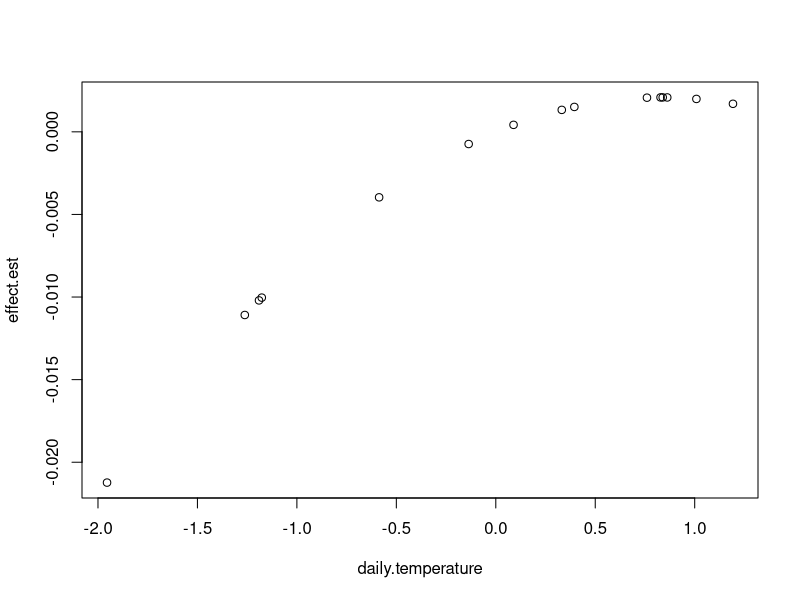
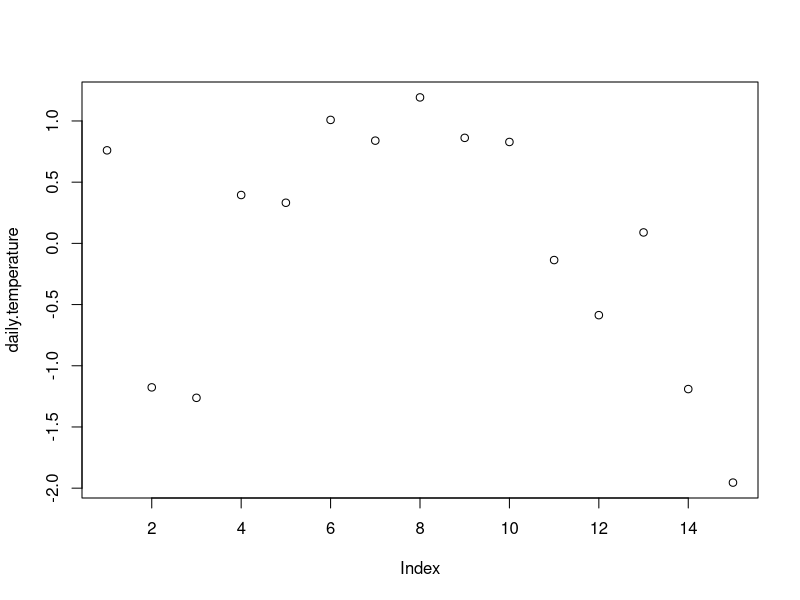
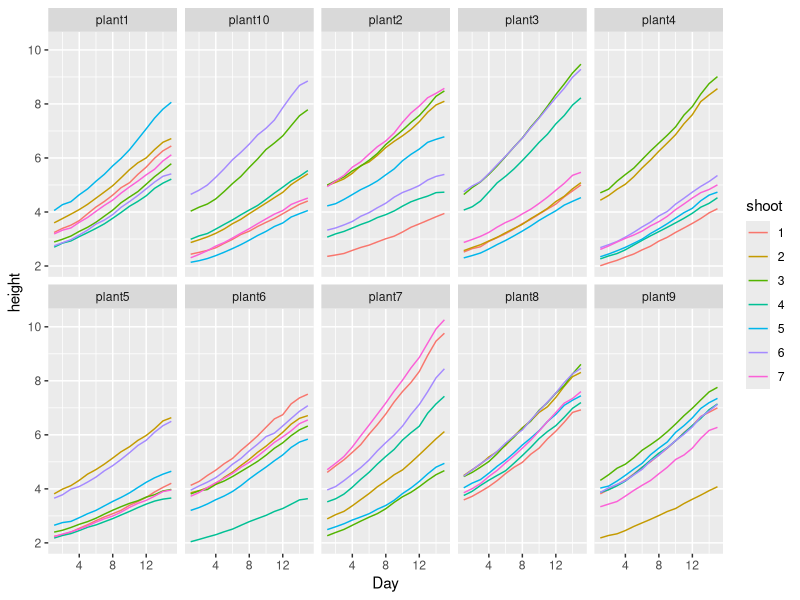
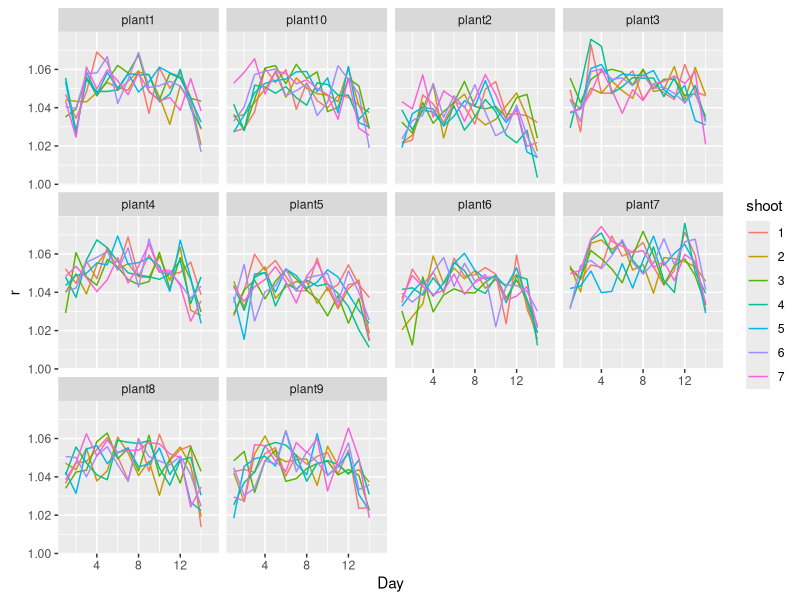
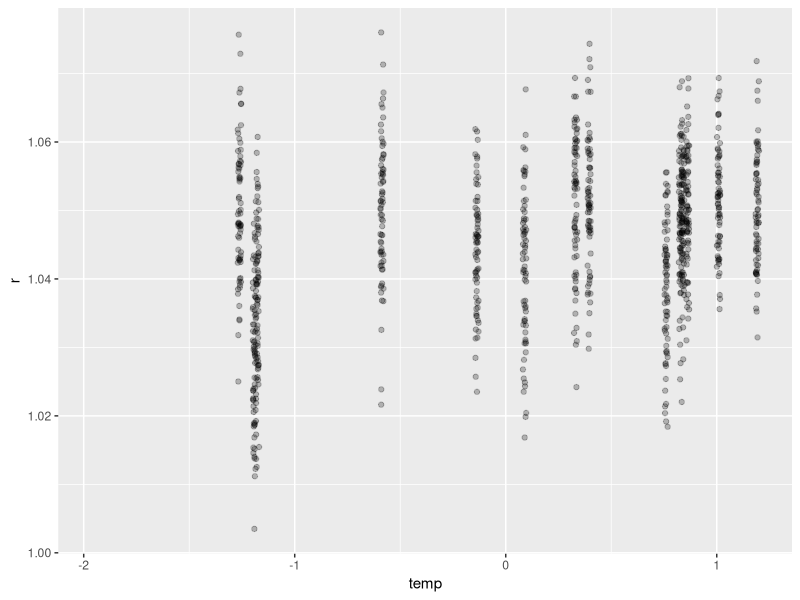

Write R code to recreate these figures, in order. (Note: this script raises an error after producing the figures.)
## ---- chunk 1
library(tidyverse) #data wrangling and plotting
library(broom) #tidying up summaries of models
library(lme4) #mixed effect modeling
library(Hmisc) #has a nice Lag function
## ---- chunk 2
N = 10 # number of plants
n.shoot = 7 #number of shoots per plant

# Mean daily growth rate of plants and sd
# there is variance from day to day
plant.r.mean = 1.05
plant.r.sd = 0.008

# Random effect for growth rate of plants
# Some plants just have better growth than others
random.effect.sd = 0.005
plant.id.effects = rnorm(N, 0, random.effect.sd) #The actual adjustment for each plant

# Shoots with larger stem diameters maybe grow faster
stem.dia.effect = 0.005

## ---- chunk 3
time = 15 # days

# Generate some random daily temperatures
daily.temperature = as.numeric(scale(diffinv(rnorm(time-1))))
## ---- chunk 4
#This is the effect of daily temperature on plant growth
temperature.effect.B1 = 0.005
temperature.effect.B2 = -0.003
effect.est = temperature.effect.B1*daily.temperature + temperature.effect.B2*daily.temperature^2
plot(effect.est~daily.temperature)
plot(daily.temperature)
## ---- chunk 5
growth.matrixes <- replicate(N, matrix(NA, nrow = time, ncol = n.shoot), simplify = FALSE)
initial.shoot.sizes <- replicate(N, runif(n.shoot, 2, 5), simplify = FALSE)
stem.diameters <- replicate(N, rnorm(n.shoot, 0.25, 0.05), simplify = FALSE)

for(i in 1:N){
  growth.matrixes[[i]][1, ] <- initial.shoot.sizes[[i]]
}


#simulate growth

for(id in 1:N){
  for (i in 1:n.shoot){
    for (t in 2:time){
        temp.today = daily.temperature[t]
       
         #daily growth rate (with random effect for plant added in)
        r.today = rnorm(1,
                        plant.r.mean + plant.id.effects[id] + stem.dia.effect*stem.diameters[[id]][i],
                        plant.r.sd)
        
        #adjustment for weather effect today
        r.today = r.today + (temperature.effect.B1*temp.today + temperature.effect.B2*temp.today^2)

        # Size today depends on size yesterday multiplied by growth rate
        growth.matrixes[[id]][t,i] = growth.matrixes[[id]][t-1, i] * r.today
    }
  }
}
names(growth.matrixes) <- paste0("plant", 1:N)

#this combines matrixes into a data frame
(growth.data <- data.frame(lapply(data.frame(growth.matrixes), unlist)))
## ---- chunk 6
growth.data.tidy <- growth.data %>%
  rownames_to_column(var = "Day") %>%                     #rownumbers represent days
  gather(-Day, key = plant.shoot, value = height) %>%     #similar to reshape
  separate(plant.shoot, into = c("plant", "shoot")) %>%   #E.g. splits plant1.1 into plant1 | 1
  mutate(Day = as.integer(Day))                           #by default, rownames_to_column uses character

# Add stem diameter to data frame
names(stem.diameters) <- paste0("plant", 1:N) #make a named list

growth.data.tidy <- bind_rows(stem.diameters) %>%   #collapse list into a dataframe
  add_column(shoot = as.character(1:n.shoot)) %>%   #add a column for shoot number to make merging easy
  gather(-shoot, key = plant, value = stem.dia) %>% #gather into long format
  full_join(growth.data.tidy)                       #join with data frame by "shoot" and "plant"

#check that it worked
# stem.diameters[[1]][1] == filter(growth.data.tidy, plant == "plant1" & shoot ==  1) %>% select(stem.dia)
growth.data.tidy
## ---- chunk 7
ggplot(growth.data.tidy) +
  geom_line(aes(x = Day, y = height, color = shoot)) +
  facet_wrap("plant", ncol = 5)
## ---- chunk 8
#first, figure out how to lag heights to get height_t+1
#stats::lag(growth.data.tidy$height, k = -1) #<- this one doesn't seem to work right
#Hmisc::Lag(growth.data.tidy$height, shift = -1) #<-this one works like I'd expect

#r = height_t+1/height_t
growth.rates.data <- growth.data.tidy %>% 
  group_by(plant, shoot) %>% 
  mutate(height_t.1 = Lag(height, shift = -1),
         r = Lag(height, shift = -1)/height,
         temp = daily.temperature)            #might as well add the temperature data while I'm at it

growth.rates.data
# saveRDS(growth.rates.data, "growth rates data.rds")
## ---- chunk 9
ggplot(growth.rates.data) +
  geom_line(aes(x = Day, y = r, color = shoot)) +
  facet_wrap("plant")
## ---- chunk 10
ggplot(growth.rates.data) +
  geom_jitter(aes(x = temp, y = r), alpha = 0.25, width = 0.008) +
  theme(legend.position="none")
## ---- chunk 11
plant.lm1 = lm(r ~ 1, data = growth.rates.data)
tidy(plant.lm1) %>% 
  mutate(true.param = plant.r.mean) %>% 
  select(term, estimate, std.error, true.param)
## ---- chunk 12
plant.lm2 = lm(r ~ temp + I(temp^2), data = growth.rates.data)
options(scipen = 5) #tunes cut-off for scientific notation for prettier output

tidy(plant.lm2) %>%                              # turns output of model into dataframe.  Alternative to print()
  mutate(true.param = c(plant.r.mean,            #add a column with the input parameters
                        temperature.effect.B1,
                        temperature.effect.B2)) %>% 
  select(term, estimate, std.error, true.param)
## ---- chunk 13
plant.lm3 = lm(r ~ temp*stem.dia + I(temp^2)*stem.dia, data = growth.rates.data)
options(scipen = 5)

tidy(plant.lm3) %>%
  mutate(true.param = c(plant.r.mean,
                        temperature.effect.B1,
                        stem.dia.effect,
                        temperature.effect.B2,
                        NA,
                        NA)) %>%
  select(term, estimate, std.error, true.param)
## ---- chunk 14
plant.lmer = lmer(r ~ temp + I(temp^2) + (1|plant), data = growth.rates.data)
options(scipen = 6)

tidy(plant.lmer) %>%
  mutate(true.param = c(plant.r.mean,
                        temperature.effect.B1,
                        temperature.effect.B2,
                        plant.r.sd,
                        NA)) %>%
  select(term, estimate, std.error, true.param, group)
## ---- chunk 15
plant.lmer2 = lmer(r ~ temp + I(temp^2) + stem.dia + (1|plant), data = growth.rates.data)
options(scipen = 6)

tidy(plant.lmer2) %>%
  mutate(true.param = c(plant.r.mean,
                        temperature.effect.B1,
                        temperature.effect.B2,
                        stem.dia.effect,
                        plant.r.sd,
                        NA)) %>%
  select(term, estimate, std.error, true.param, group)
